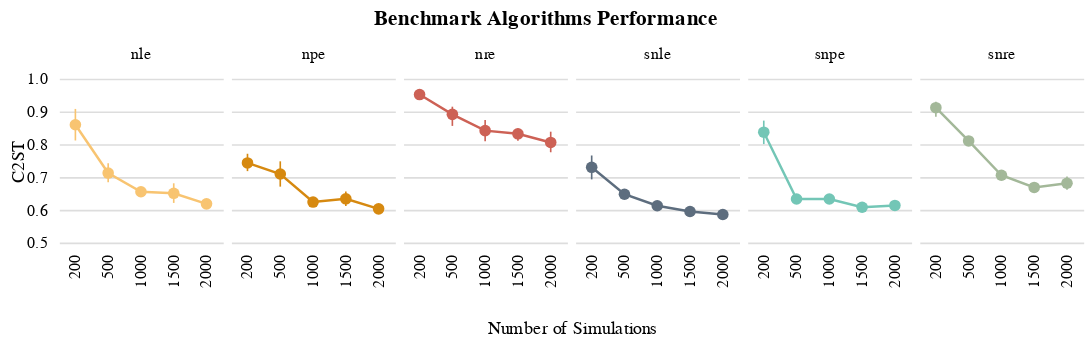

Notebook cell for this chart:
### Code cell
chart

### Figure 1 — Vega-Lite specification as saved in the notebook (floating-point values rounded to 4 significant figures; data arrays with more than 128 entries replaced by an {"elided": "..."} marker saying what was removed)
{"config": {"view": {"strokeWidth": 0, "continuousHeight": 100, "discreteHeight": 100, "continuousWidth": 100, "discreteWidth": 100}, "axis": {"labelFontWeight": "normal", "titleFontWeight": "normal", "grid": false}, "header": {"labelFontWeight": "normal", "titleFontWeight": "normal", "labelOrient": "top", "titleOrient": "bottom"}, "legend": {"labelFontWeight": "normal", "titleFontWeight": "normal"}, "axisX": {"grid": false, "labelAngle": 270, "domain": false, "domainWidth": 0, "ticks": true, "tickWidth": 0, "minExtent": 0}, "axisY": {"domain": false, "domainWidth": 0, "ticks": true, "tickWidth": 0, "grid": true, "titlePadding": 0, "tickCount": 6.0}, "line": {"size": 1.5}, "point": {"size": 50}, "title": {"anchor": "middle", "dx": 0, "offset": 10, "orient": "top"}}, "data": {"name": "data-bc91c3680efaf476c7e493bdb7402823"}, "facet": {"column": {"field": "algorithm", "header": {"labels": true}, "sort": null, "title": "Number of Simulations", "type": "nominal"}}, "spec": {"layer": [{"mark": "line", "encoding": {"color": {"field": "algorithm", "legend": null, "scale": {"domain": [" snpe", " npe", " snre", " nre", " snle", " nle"], "range": ["#73c6b6", "#d68910", "#a3b899", "#cd6155", "#5d6d7e", "#f8c471"]}, "type": "nominal"}, "x": {"field": "num_simulations", "title": "", "type": "ordinal"}, "y": {"aggregate": "mean", "axis": {"title": "C2ST"}, "field": "C2ST", "scale": {"domain": [0.5, 1.0], "zero": false}, "type": "quantitative"}}}, {"mark": {"type": "point", "filled": true}, "encoding": {"color": {"field": "algorithm", "legend": null, "scale": {"domain": [" snpe", " npe", " snre", " nre", " snle", " nle"], "range": ["#73c6b6", "#d68910", "#a3b899", "#cd6155", "#5d6d7e", "#f8c471"]}, "type": "nominal"}, "x": {"field": "num_simulations", "title": "", "type": "ordinal"}, "y": {"aggregate": "mean", "axis": {"title": "C2ST"}, "field": "C2ST", "scale": {"domain": [0.5, 1.0], "zero": false}, "type": "quantitative"}}}, {"mark": {"type": "errorbar", "extent": "ci"}, "encoding": {"color": {"field": "algorithm", "legend": null, "scale": {"domain": [" snpe", " npe", " snre", " nre", " snle", " nle"], "range": ["#73c6b6", "#d68910", "#a3b899", "#cd6155", "#5d6d7e", "#f8c471"]}, "type": "nominal"}, "x": {"field": "num_simulations", "title": "", "type": "ordinal"}, "y": {"axis": {"title": "C2ST"}, "field": "C2ST", "scale": {"domain": [0.5, 1.0], "zero": false}, "type": "quantitative"}}}]}, "resolve": {"scale": {"x": "independent"}}, "spacing": 5, "title": {"text": ["Benchmark Algorithms Performance"]}, "$schema": "https://vega.github.io/schema/vega-lite/v4.17.0.json", "datasets": {"data-bc91c3680efaf476c7e493bdb7402823": {"elided": "150 records"}}}
